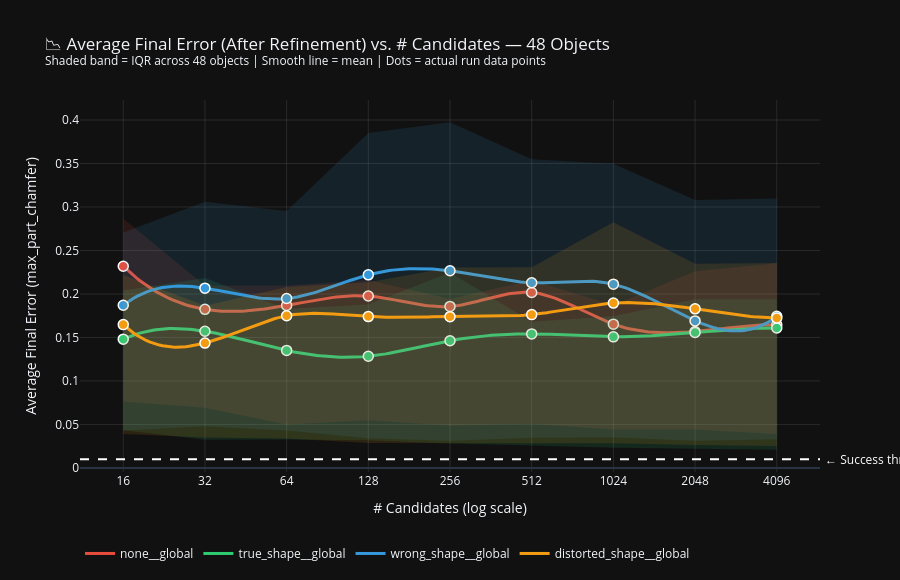

Notebook source saved alongside this figure:
### Markdown cell above
---
# 📊 Plot 1 — Average FINAL Error vs # Candidates

> This plots `max_part_chamfer` — the actual error **after** template-based refinement.
> Now that candidates are generated using the template, the Oracle lines should drop significantly faster than `none__global`.

### Code cell
def hex_to_rgba(hex_color, alpha=0.12):
    hex_color = hex_color.lstrip("#")
    r = int(hex_color[0:2], 16)
    g = int(hex_color[2:4], 16)
    b = int(hex_color[4:6], 16)
    return f"rgba({r}, {g}, {b}, {alpha})"

if not long_df.empty:
    # Aggregate per (n_candidates, arm)
    agg = (
        long_df
        .dropna(subset=["max_part_chamfer"])
        .groupby(["n_candidates", "arm"])["max_part_chamfer"]
        .agg(
            mean_error="mean",
            std_error="std",
            median_error="median",
            p25=lambda x: x.quantile(0.25),
            p75=lambda x: x.quantile(0.75),
            n="count",
        )
        .reset_index()
    )

    fig = go.Figure()

    for arm in GLOBAL_ARMS:
        arm_data = agg[agg["arm"] == arm].sort_values("n_candidates")
        if arm_data.empty:
            continue
        clr = ARM_COLORS.get(arm, "#95a5a6")
        xs = arm_data["n_candidates"].values

        # Smooth the mean line using spline (only if enough points)
        if len(xs) >= 4:
            xs_smooth = np.logspace(np.log10(xs.min()), np.log10(xs.max()), 200)
            spline = make_interp_spline(np.log10(xs), arm_data["mean_error"].values, k=3)
            ys_smooth = np.clip(spline(np.log10(xs_smooth)), 0, None)
        else:
            xs_smooth = xs
            ys_smooth = arm_data["mean_error"].values

        # ── Shaded IQR band ─────────────────────────────────────────────────
        fig.add_trace(go.Scatter(
            x=np.concatenate([xs, xs[::-1]]),
            y=np.concatenate([arm_data["p75"].values, arm_data["p25"].values[::-1]]),
            fill="toself",
            fillcolor=hex_to_rgba(clr, 0.12),
            line=dict(color="rgba(0,0,0,0)"),
            name=f"{arm} IQR",
            legendgroup=arm,
            showlegend=False,
            hoverinfo="skip",
        ))

        # ── Smooth mean line ─────────────────────────────────────────────────
        fig.add_trace(go.Scatter(
            x=xs_smooth, y=ys_smooth,
            mode="lines",
            name=arm,
            line=dict(color=clr, width=3),
            legendgroup=arm,
            showlegend=True,
        ))

        # ── Raw data points ──────────────────────────────────────────────────
        fig.add_trace(go.Scatter(
            x=xs, y=arm_data["mean_error"].values,
            mode="markers",
            name=arm,
            marker=dict(size=10, color=clr,
                        line=dict(color="white", width=1.5)),
            legendgroup=arm,
            showlegend=False,
            hovertemplate=(
                f"<b>{arm}</b><br>"
                "Candidates: %{x}<br>"
                "Mean final error: %{y:.4f}<br>"
                "N cases: %{customdata}<extra></extra>"
            ),
            customdata=arm_data["n"].values,
        ))

    # ── Success threshold ────────────────────────────────────────────────────
    fig.add_hline(
        y=SUCCESS_THRESHOLD,
        line_dash="dash", line_color="#ffffff", line_width=2,
        annotation_text=" ← Success threshold (0.01)",
        annotation_position="right",
        annotation_font=dict(color="white", size=12),
    )

    fig.update_xaxes(
        type="log",
        title="# Candidates (log scale)",
        tickvals=sorted(long_df["n_candidates"].unique()),
        ticktext=[str(v) for v in sorted(long_df["n_candidates"].unique())],
        showgrid=True, gridcolor="rgba(255,255,255,0.1)",
    )
    fig.update_yaxes(
        title="Average Final Error (max_part_chamfer)",
        showgrid=True, gridcolor="rgba(255,255,255,0.1)",
    )
    fig.update_layout(
        title=(
            "📉 Average Final Error (After Refinement) vs. # Candidates — 48 Objects<br>"
            "<sup>Shaded band = IQR across 48 objects | "
            "Smooth line = mean | "
            "Dots = actual run data points</sup>"
        ),
        template="plotly_dark",
        height=580,
        hovermode="x unified",
        legend=dict(orientation="h", y=-0.18),
    )
    fig.show()

    # Print summary table
    print("\n📋 Mean Final Error by Candidate Count:")
    pivot = agg.pivot_table(index="n_candidates", columns="arm",
                             values="mean_error").round(4)
    print(pivot.to_string())

### Figure 1 — Plotly figure (JSON) as saved in the notebook; plotly's stock layout.template omitted (floating-point values rounded to 4 significant figures; data arrays with more than 128 entries replaced by an {"elided": "..."} marker saying what was removed)
{"data": [{"fill": "toself", "fillcolor": "rgba(231, 76, 60, 0.12)", "hoverinfo": "skip", "legendgroup": "none__global", "line": {"color": "rgba(0,0,0,0)"}, "name": "none__global IQR", "showlegend": false, "type": "scatter", "x": [16, 32, 64, 128, 256, 512, 1024, 2048, 4096, 4096, 2048, 1024, 512, 256, 128, 64, 32, 16], "y": [0.2867, 0.2098, 0.2098, 0.2162, 0.1943, 0.2157, 0.1871, 0.2262, 0.2354, 0.03891, 0.0442, 0.0442, 0.05073, 0.04882, 0.05481, 0.05001, 0.06932, 0.0765]}, {"legendgroup": "none__global", "line": {"color": "#e74c3c", "width": 3}, "mode": "lines", "name": "none__global", "showlegend": true, "type": "scatter", "x": {"elided": "200 float values"}, "y": {"elided": "200 float values"}}, {"customdata": [48, 48, 48, 48, 48, 48, 48, 48, 48], "hovertemplate": "<b>none__global</b><br>Candidates: %{x}<br>Mean final error: %{y:.4f}<br>N cases: %{customdata}<extra></extra>", "legendgroup": "none__global", "marker": {"color": "#e74c3c", "line": {"color": "white", "width": 1.5}, "size": 10}, "mode": "markers", "name": "none__global", "showlegend": false, "type": "scatter", "x": [16, 32, 64, 128, 256, 512, 1024, 2048, 4096], "y": [0.2319, 0.1823, 0.1868, 0.1976, 0.1857, 0.2017, 0.1653, 0.1568, 0.1646]}, {"fill": "toself", "fillcolor": "rgba(46, 204, 113, 0.12)", "hoverinfo": "skip", "legendgroup": "true_shape__global", "line": {"color": "rgba(0,0,0,0)"}, "name": "true_shape__global IQR", "showlegend": false, "type": "scatter", "x": [16, 32, 64, 128, 256, 512, 1024, 2048, 4096, 4096, 2048, 1024, 512, 256, 128, 64, 32, 16], "y": [0.2039, 0.2182, 0.1828, 0.1879, 0.2247, 0.1681, 0.1744, 0.194, 0.194, 0.02102, 0.02202, 0.02318, 0.02586, 0.02818, 0.03186, 0.03269, 0.03248, 0.04333]}, {"legendgroup": "true_shape__global", "line": {"color": "#2ecc71", "width": 3}, "mode": "lines", "name": "true_shape__global", "showlegend": true, "type": "scatter", "x": {"elided": "200 float values"}, "y": {"elided": "200 float values"}}, {"customdata": [48, 48, 48, 48, 48, 48, 48, 48, 48], "hovertemplate": "<b>true_shape__global</b><br>Candidates: %{x}<br>Mean final error: %{y:.4f}<br>N cases: %{customdata}<extra></extra>", "legendgroup": "true_shape__global", "marker": {"color": "#2ecc71", "line": {"color": "white", "width": 1.5}, "size": 10}, "mode": "markers", "name": "true_shape__global", "showlegend": false, "type": "scatter", "x": [16, 32, 64, 128, 256, 512, 1024, 2048, 4096], "y": [0.148, 0.1572, 0.1351, 0.1284, 0.1462, 0.1541, 0.1507, 0.1557, 0.161]}, {"fill": "toself", "fillcolor": "rgba(52, 152, 219, 0.12)", "hoverinfo": "skip", "legendgroup": "wrong_shape__global", "line": {"color": "rgba(0,0,0,0)"}, "name": "wrong_shape__global IQR", "showlegend": false, "type": "scatter", "x": [16, 32, 64, 128, 256, 512, 1024, 2048, 4096, 4096, 2048, 1024, 512, 256, 128, 64, 32, 16], "y": [0.2707, 0.3059, 0.2955, 0.3852, 0.3973, 0.3549, 0.3497, 0.3079, 0.3096, 0.03291, 0.03126, 0.03532, 0.03462, 0.03112, 0.03423, 0.04301, 0.04802, 0.04311]}, {"legendgroup": "wrong_shape__global", "line": {"color": "#3498db", "width": 3}, "mode": "lines", "name": "wrong_shape__global", "showlegend": true, "type": "scatter", "x": {"elided": "200 float values"}, "y": {"elided": "200 float values"}}, {"customdata": [48, 48, 48, 48, 48, 48, 48, 48, 48], "hovertemplate": "<b>wrong_shape__global</b><br>Candidates: %{x}<br>Mean final error: %{y:.4f}<br>N cases: %{customdata}<extra></extra>", "legendgroup": "wrong_shape__global", "marker": {"color": "#3498db", "line": {"color": "white", "width": 1.5}, "size": 10}, "mode": "markers", "name": "wrong_shape__global", "showlegend": false, "type": "scatter", "x": [16, 32, 64, 128, 256, 512, 1024, 2048, 4096], "y": [0.187, 0.2067, 0.1947, 0.222, 0.2267, 0.2129, 0.2113, 0.169, 0.1742]}, {"fill": "toself", "fillcolor": "rgba(243, 156, 18, 0.12)", "hoverinfo": "skip", "legendgroup": "distorted_shape__global", "line": {"color": "rgba(0,0,0,0)"}, "name": "distorted_shape__global IQR", "showlegend": false, "type": "scatter", "x": [16, 32, 64, 128, 256, 512, 1024, 2048, 4096, 4096, 2048, 1024, 512, 256, 128, 64, 32, 16], "y": [0.2217, 0.1865, 0.208, 0.2133, 0.2304, 0.2307, 0.2824, 0.2347, 0.2355, 0.02514, 0.02628, 0.02838, 0.02827, 0.02879, 0.02879, 0.03386, 0.03498, 0.03903]}, {"legendgroup": "distorted_shape__global", "line": {"color": "#f39c12", "width": 3}, "mode": "lines", "name": "distorted_shape__global", "showlegend": true, "type": "scatter", "x": {"elided": "200 float values"}, "y": {"elided": "200 float values"}}, {"customdata": [48, 48, 48, 48, 48, 48, 48, 48, 48], "hovertemplate": "<b>distorted_shape__global</b><br>Candidates: %{x}<br>Mean final error: %{y:.4f}<br>N cases: %{customdata}<extra></extra>", "legendgroup": "distorted_shape__global", "marker": {"color": "#f39c12", "line": {"color": "white", "width": 1.5}, "size": 10}, "mode": "markers", "name": "distorted_shape__global", "showlegend": false, "type": "scatter", "x": [16, 32, 64, 128, 256, 512, 1024, 2048, 4096], "y": [0.1648, 0.1435, 0.1749, 0.174, 0.1739, 0.1763, 0.1895, 0.1829, 0.1723]}], "layout": {"annotations": [{"font": {"color": "white", "size": 12}, "showarrow": false, "text": " ← Success threshold (0.01)", "x": 1, "xanchor": "left", "xref": "x domain", "y": 0.01, "yanchor": "middle", "yref": "y"}], "height": 580, "hovermode": "x unified", "legend": {"orientation": "h", "y": -0.18}, "shapes": [{"line": {"color": "#ffffff", "dash": "dash", "width": 2}, "type": "line", "x0": 0, "x1": 1, "xref": "x domain", "y0": 0.01, "y1": 0.01, "yref": "y"}], "title": {"text": "📉 Average Final Error (After Refinement) vs. # Candidates — 48 Objects<br><sup>Shaded band = IQR across 48 objects | Smooth line = mean | Dots = actual run data points</sup>"}, "xaxis": {"gridcolor": "rgba(255,255,255,0.1)", "showgrid": true, "ticktext": ["16", "32", "64", "128", "256", "512", "1024", "2048", "4096"], "tickvals": [16, 32, 64, 128, 256, 512, 1024, 2048, 4096], "title": {"text": "# Candidates (log scale)"}, "type": "log"}, "yaxis": {"gridcolor": "rgba(255,255,255,0.1)", "showgrid": true, "title": {"text": "Average Final Error (max_part_chamfer)"}}}}
